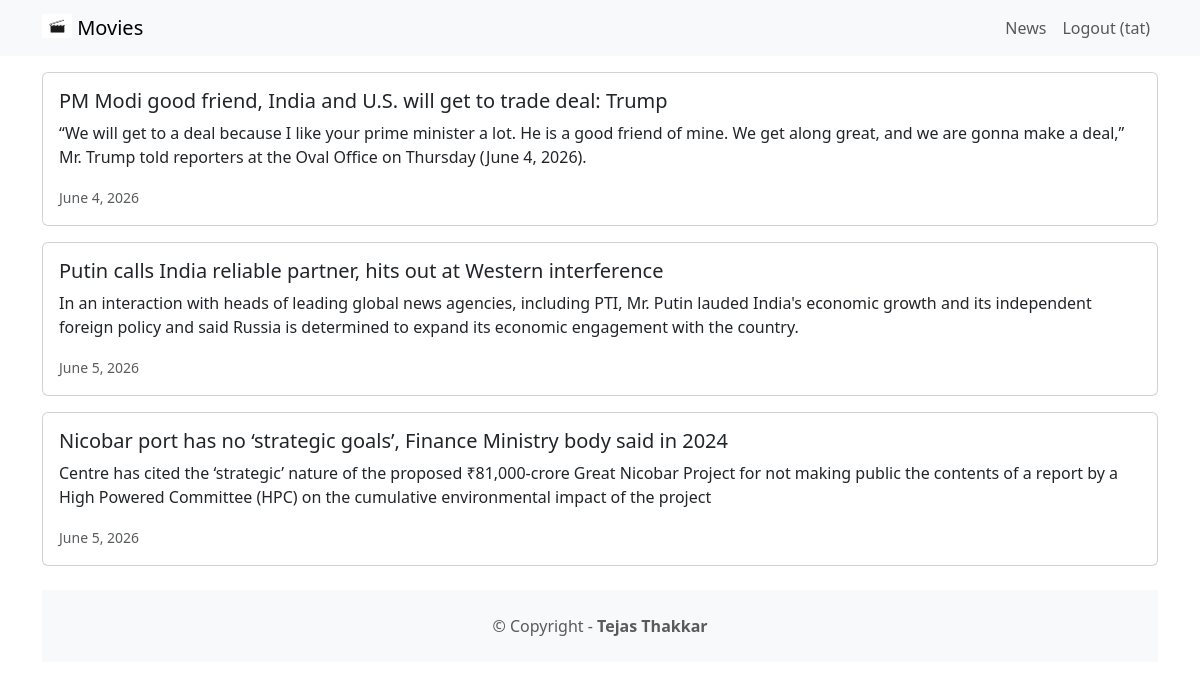
The app's page /news/ (signed in) with its own data.
### news/models.py (models this page shows, shortened)
class News(models.Model):
    headline = models.CharField(max_length=250)
    body = models.TextField()
    date = models.DateField()

### news/views.py (the view)
# urls.py: path('news/',include('news.urls')),
def news(request):
    newss = News.objects.all()
    return render(request,'news.html',{'newss':newss})

### news/templates/news.html
{% extends 'base.html' %}
{% block content %}
    {% for news in newss %}
         <div class="card mb-3">
            <div class="row g-0">
                <div>
                  <div class="card-body">
                      <h5 class="card-title">{{ news.headline}}</h5>
                      <p class="card-text">{{ news.body }}</p>
                      <p class="card-text">
                           <small class="text-muted">
                              {{ news.date }}
                           </small>
                       </p>
                  </div>
             </div>
          </div>
      </div>
    {% endfor %}
{% endblock %}

### moviereviews/templates/base.html (shortened to what this page needs)
<!DOCTYPE html>
<html lang="en">
<head>
    <link href="https://cdn.jsdelivr.net/npm/bootstrap@5.3.8/dist/css/bootstrap.min.css" rel="stylesheet">
</head>
<body>
    <nav class="navbar navbar-expand-lg navbar-light bg-light mb-3">
         <div class="container">
               <a class="navbar-brand" href="{% url 'home' %}">
                {% load static %}
                <img src="{% static 'images/movie.jpg' %}" alt="" width="30"
                height="24" class="d-inline-block align-text-top"/>
                Movies</a>
                 <div class="collapse navbar-collapse" id="navbarNavAltMarkup">
                     <div class="navbar-nav ms-auto">
                         <a class="nav-link" href="{% url 'news' %}">News</a>
                        {% if user.is_authenticated %}
                        <a class='nav-link' href="{% url 'logoutaccount' %}">
                            Logout ({{ user.username }})
                        </a>
                        {% else %}
                         <a class="nav-link" href="{% url 'loginaccount' %}">Login</a>
                         <a class="nav-link" href="{% url 'signupaccount' %}">Sign Up</a>
                        {% endif %}
                     </div>
                 </div>
         </div>
 </nav>
 <div class="container">
    {% block content %}
    {% endblock %}
    <footer class="text-center text-lg-start bg-light text-muted mt-4">
        <div class="text-center p-4">
            © Copyright -
            <a class="text-reset fw-bold text-decoration-none" target="_blank" href="https://github.com/tejasthakkar">
                Tejas Thakkar
            </a>
        </div>
    </footer>
 </div>
</body>
</html>

### records on screen
News: headline "PM Modi good friend, India and U.S. will get to trade deal: Trump", body "“We will get to a deal because I like your prime minister a lot. He is a good friend of mine. We get along great, and we are gonna make a deal,” Mr. Trump told reporters at the Oval Office on Thursday (June 4, 2026).", date "June 4, 2026"
News: headline "Putin calls India reliable partner, hits out at Western interference", body "In an interaction with heads of leading global news agencies, including PTI, Mr. Putin lauded India's economic growth and its independent foreign policy and said Russia is determined to expand its economic engagement with the country.", date "June 5, 2026"
News: headline "Nicobar port has no ‘strategic goals’, Finance Ministry body said in 2024", body "Centre has cited the ‘strategic’ nature of the proposed ₹81,000-crore Great Nicobar Project for not making public the contents of a report by a High Powered Committee (HPC) on the cumulative environmental impact of the project", date "June 5, 2026"

### other values on screen
{{ user.username }} "tat"
